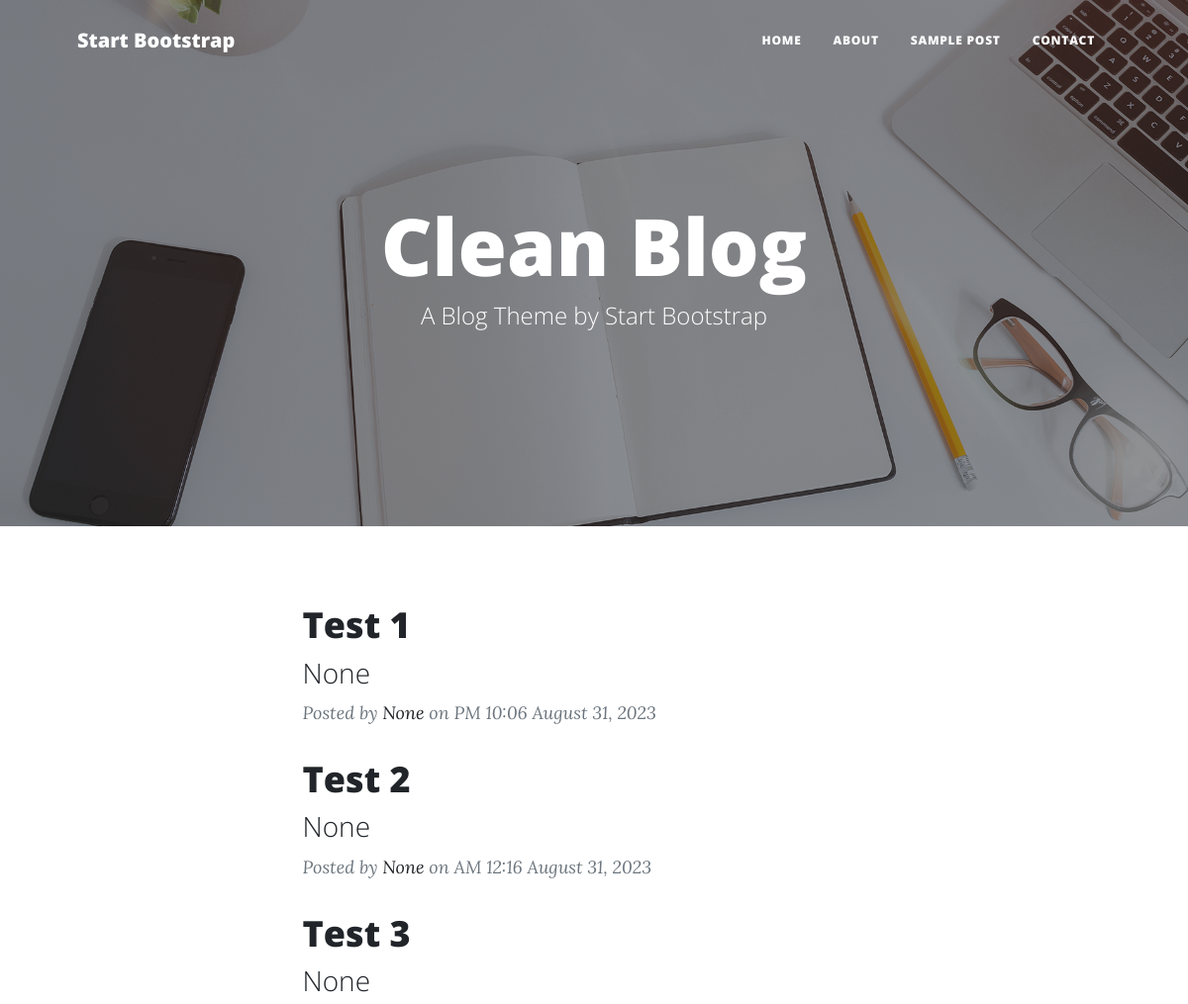
Page /blog/ (upper part) on the earlier database version.
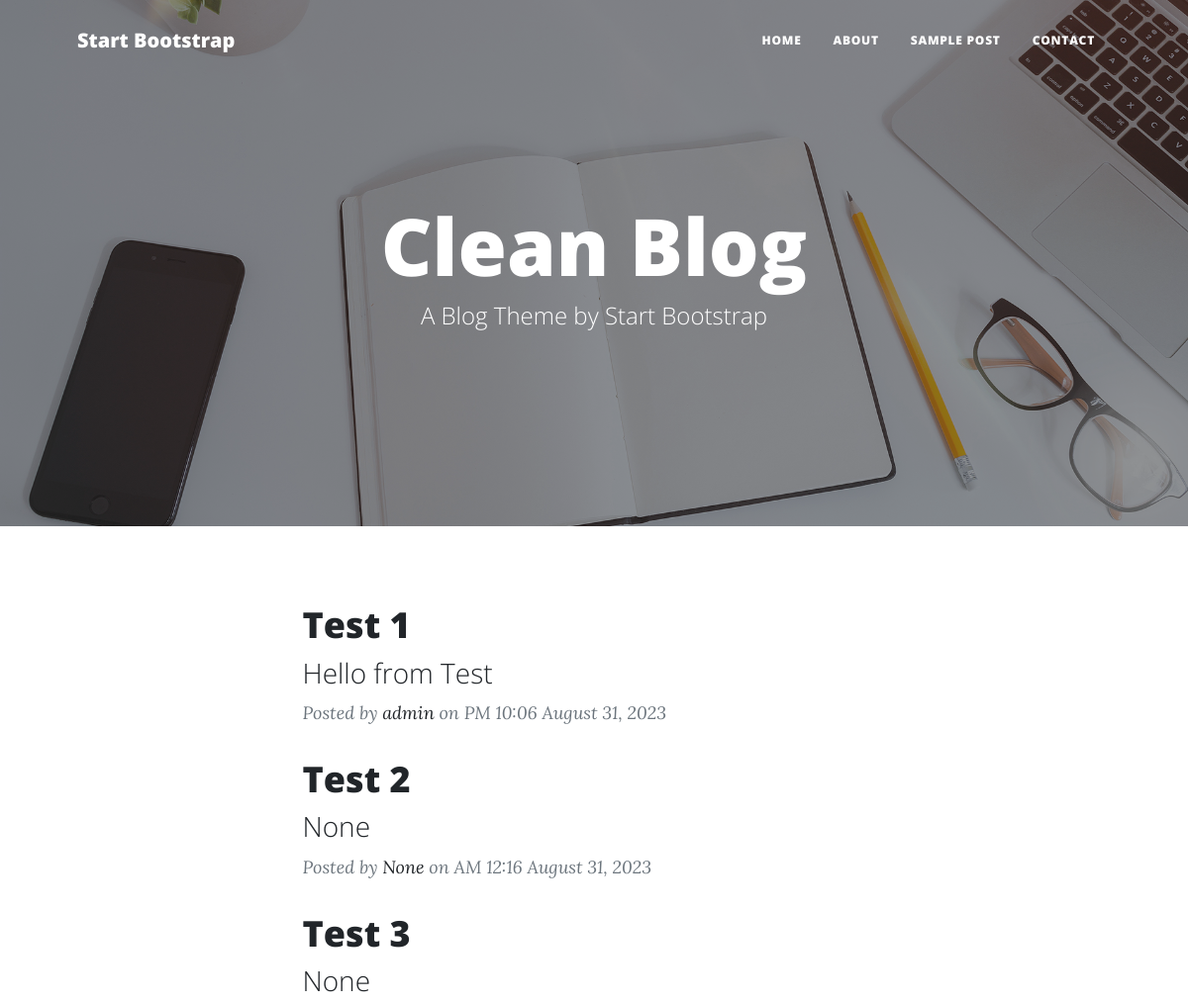
Same page on the later database version.
### posts/models.py (models this page shows, shortened)
class Post (models.Model):
    auther = models.ForeignKey(User,related_name='post_auther',on_delete=models.SET_NULL,null=True)
    title= models.CharField(max_length=120)
    subtitle = models.CharField(max_length=1000, null=True)
    comment = models.TextField(max_length=5000)
    publish_date = models.DateTimeField(default= timezone.now)
    tags = TaggableManager()
    image = models.ImageField(upload_to='posts', null=True)
    slug = models.SlugField(null=True,blank=True)

### posts/views2.py (the view)
# urls.py: path('blog/',PostList.as_view()),
class PostList(generic.ListView):
    model = Post

### posts/templates/posts/post_list.html (shortened to what this page needs)
{% extends 'base.html' %}
{% load static %}
{% block body %}
        <header class="masthead" style="background-image: url('{% static 'assets/img/home-bg.jpg' %}')">
            <div class="container position-relative px-4 px-lg-5">
                <div class="row gx-4 gx-lg-5 justify-content-center">
                    <div class="col-md-10 col-lg-8 col-xl-7">
                        <div class="site-heading">
                            <h1>Clean Blog</h1>
                            <span class="subheading">A Blog Theme by Start Bootstrap</span>
                        </div>
                    </div>
                </div>
            </div>
        </header>
        <div class="container px-4 px-lg-5">
            <div class="row gx-4 gx-lg-5 justify-content-center">
                <div class="col-md-10 col-lg-8 col-xl-7">
                    {% for post in post_list %}
                        <div class="post-preview">
                            <a href="/blog/{{post.slug}}/">
                                <h2 class="post-title">{{post.title}}</h2>
                                <h3 class="post-subtitle">{{post.subtitle}}</h3>
                            </a>
                            <p class="post-meta">
                                Posted by
                                <a href="#!">{{post.auther}}</a>
                                on {{post.publish_date|date:"A f F t, o "}}
                            </p>
                        </div>
                    {% endfor %}
                </div>
            </div>
        </div>
{% endblock %}

### templates/base.html (shortened to what this page needs)
{% load static %}
<!DOCTYPE html>
<html lang="en">
    <head>
        <link href="{% static 'css/styles.css' %}" rel="stylesheet" />
    </head>
    <body>
        <nav class="navbar navbar-expand-lg navbar-light" id="mainNav">
            <div class="container px-4 px-lg-5">
                <a class="navbar-brand" href="index.html">Start Bootstrap</a>
                <div class="collapse navbar-collapse" id="navbarResponsive">
                    <ul class="navbar-nav ms-auto py-4 py-lg-0">
                        <li class="nav-item"><a class="nav-link px-lg-3 py-3 py-lg-4" href="index.html">Home</a></li>
                        <li class="nav-item"><a class="nav-link px-lg-3 py-3 py-lg-4" href="about.html">About</a></li>
                        <li class="nav-item"><a class="nav-link px-lg-3 py-3 py-lg-4" href="post.html">Sample Post</a></li>
                        <li class="nav-item"><a class="nav-link px-lg-3 py-3 py-lg-4" href="contact.html">Contact</a></li>
                    </ul>
                </div>
            </div>
        </nav>
        {% block body %}
        {% endblock %}
    </body>
</html>

Differences in the rows shown:
changed Post "Test 1": subtitle "None" → "Hello from Test"; auther "None" → "admin"
